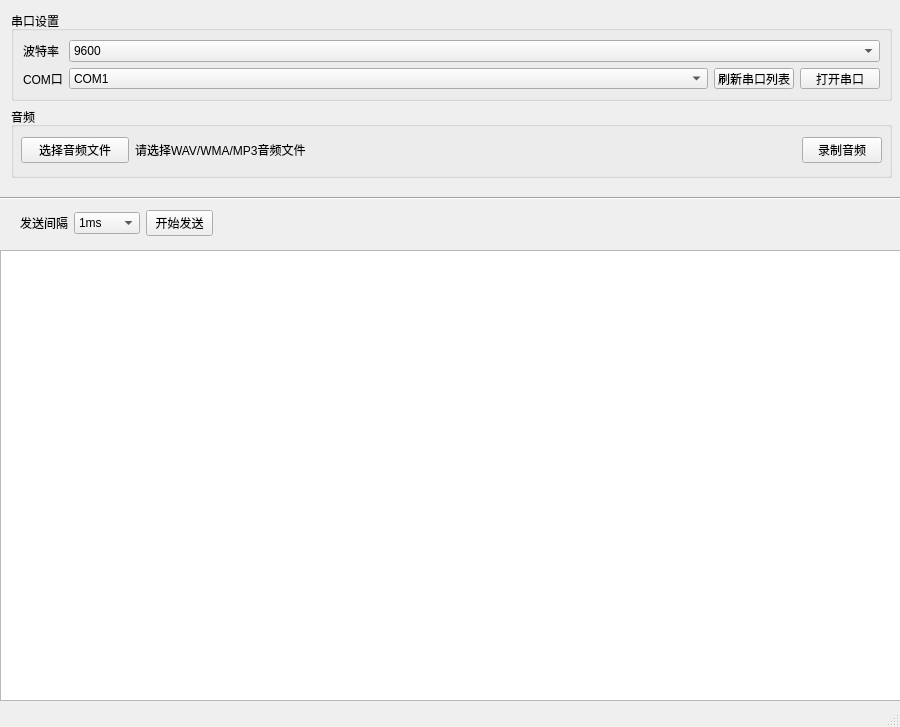
<?xml version="1.0" encoding="UTF-8"?>
<ui version="4.0">
 <class>MainWindow</class>
 <widget class="QMainWindow" name="MainWindow">
  <property name="geometry">
   <rect>
    <x>0</x>
    <y>0</y>
    <width>900</width>
    <height>727</height>
   </rect>
  </property>
  <property name="sizePolicy">
   <sizepolicy hsizetype="Fixed" vsizetype="Preferred">
    <horstretch>0</horstretch>
    <verstretch>0</verstretch>
   </sizepolicy>
  </property>
  <property name="minimumSize">
   <size>
    <width>900</width>
    <height>665</height>
   </size>
  </property>
  <property name="maximumSize">
   <size>
    <width>900</width>
    <height>11111</height>
   </size>
  </property>
  <property name="windowTitle">
   <string>MainWindow</string>
  </property>
  <property name="autoFillBackground">
   <bool>false</bool>
  </property>
  <widget class="QWidget" name="centralwidget">
   <property name="sizePolicy">
    <sizepolicy hsizetype="Preferred" vsizetype="Preferred">
     <horstretch>0</horstretch>
     <verstretch>0</verstretch>
    </sizepolicy>
   </property>
   <property name="minimumSize">
    <size>
     <width>1</width>
     <height>1</height>
    </size>
   </property>
   <property name="maximumSize">
    <size>
     <width>11111111</width>
     <height>11111111</height>
    </size>
   </property>
   <widget class="Line" name="line_2">
    <property name="geometry">
     <rect>
      <x>0</x>
      <y>190</y>
      <width>901</width>
      <height>16</height>
     </rect>
    </property>
    <property name="sizePolicy">
     <sizepolicy hsizetype="MinimumExpanding" vsizetype="Fixed">
      <horstretch>0</horstretch>
      <verstretch>0</verstretch>
     </sizepolicy>
    </property>
    <property name="orientation">
     <enum>Qt::Horizontal</enum>
    </property>
   </widget>
   <widget class="QGroupBox" name="groupBox1">
    <property name="geometry">
     <rect>
      <x>11</x>
      <y>11</y>
      <width>881</width>
      <height>90</height>
     </rect>
    </property>
    <property name="sizePolicy">
     <sizepolicy hsizetype="Minimum" vsizetype="Fixed">
      <horstretch>0</horstretch>
      <verstretch>0</verstretch>
     </sizepolicy>
    </property>
    <property name="autoFillBackground">
     <bool>true</bool>
    </property>
    <property name="title">
     <string>串口设置</string>
    </property>
    <layout class="QHBoxLayout" name="horizontalLayout_2">
     <item>
      <layout class="QGridLayout" name="gridLayout">
       <item row="1" column="1">
        <layout class="QHBoxLayout" name="horizontalLayout">
         <item>
          <widget class="QComboBox" name="comBox">
           <property name="sizePolicy">
            <sizepolicy hsizetype="MinimumExpanding" vsizetype="Fixed">
             <horstretch>0</horstretch>
             <verstretch>0</verstretch>
            </sizepolicy>
           </property>
           <item>
            <property name="text">
             <string>COM1</string>
            </property>
           </item>
           <item>
            <property name="text">
             <string>COM2</string>
            </property>
           </item>
           <item>
            <property name="text">
             <string>COM3</string>
            </property>
           </item>
           <item>
            <property name="text">
             <string>COM4</string>
            </property>
           </item>
           <item>
            <property name="text">
             <string>COM5</string>
            </property>
           </item>
           <item>
            <property name="text">
             <string>COM6</string>
            </property>
           </item>
           <item>
            <property name="text">
             <string>COM7</string>
            </property>
           </item>
           <item>
            <property name="text">
             <string>COM8</string>
            </property>
           </item>
           <item>
            <property name="text">
             <string>COM9</string>
            </property>
           </item>
           <item>
            <property name="text">
             <string>COM10</string>
            </property>
           </item>
           <item>
            <property name="text">
             <string>COM11</string>
            </property>
           </item>
           <item>
            <property name="text">
             <string>COM12</string>
            </property>
           </item>
          </widget>
         </item>
         <item>
          <widget class="QPushButton" name="freshCom">
           <property name="sizePolicy">
            <sizepolicy hsizetype="Fixed" vsizetype="Fixed">
             <horstretch>0</horstretch>
             <verstretch>0</verstretch>
            </sizepolicy>
           </property>
           <property name="cursor">
            <cursorShape>PointingHandCursor</cursorShape>
           </property>
           <property name="text">
            <string>刷新串口列表</string>
           </property>
          </widget>
         </item>
         <item>
          <widget class="QPushButton" name="serialOptBtn">
           <property name="sizePolicy">
            <sizepolicy hsizetype="Fixed" vsizetype="Fixed">
             <horstretch>0</horstretch>
             <verstretch>0</verstretch>
            </sizepolicy>
           </property>
           <property name="cursor">
            <cursorShape>PointingHandCursor</cursorShape>
           </property>
           <property name="text">
            <string>打开串口</string>
           </property>
          </widget>
         </item>
        </layout>
       </item>
       <item row="0" column="0">
        <widget class="QLabel" name="label">
         <property name="sizePolicy">
          <sizepolicy hsizetype="Maximum" vsizetype="Fixed">
           <horstretch>0</horstretch>
           <verstretch>0</verstretch>
          </sizepolicy>
         </property>
         <property name="maximumSize">
          <size>
           <width>60</width>
           <height>60</height>
          </size>
         </property>
         <property name="text">
          <string>波特率</string>
         </property>
        </widget>
       </item>
       <item row="0" column="1">
        <widget class="QComboBox" name="baudrateBox">
         <property name="sizePolicy">
          <sizepolicy hsizetype="MinimumExpanding" vsizetype="Fixed">
           <horstretch>0</horstretch>
           <verstretch>0</verstretch>
          </sizepolicy>
         </property>
         <property name="currentText">
          <string>9600</string>
         </property>
         <item>
          <property name="text">
           <string>9600</string>
          </property>
         </item>
         <item>
          <property name="text">
           <string>19200</string>
          </property>
         </item>
         <item>
          <property name="text">
           <string>38400</string>
          </property>
         </item>
         <item>
          <property name="text">
           <string>57600</string>
          </property>
         </item>
         <item>
          <property name="text">
           <string>115200</string>
          </property>
         </item>
        </widget>
       </item>
       <item row="1" column="0">
        <widget class="QLabel" name="label_2">
         <property name="sizePolicy">
          <sizepolicy hsizetype="Maximum" vsizetype="Fixed">
           <horstretch>0</horstretch>
           <verstretch>0</verstretch>
          </sizepolicy>
         </property>
         <property name="maximumSize">
          <size>
           <width>60</width>
           <height>60</height>
          </size>
         </property>
         <property name="text">
          <string>COM口</string>
         </property>
        </widget>
       </item>
      </layout>
     </item>
    </layout>
   </widget>
   <widget class="QGroupBox" name="groupBox2">
    <property name="geometry">
     <rect>
      <x>11</x>
      <y>107</y>
      <width>881</width>
      <height>71</height>
     </rect>
    </property>
    <property name="sizePolicy">
     <sizepolicy hsizetype="Fixed" vsizetype="Fixed">
      <horstretch>0</horstretch>
      <verstretch>0</verstretch>
     </sizepolicy>
    </property>
    <property name="autoFillBackground">
     <bool>true</bool>
    </property>
    <property name="title">
     <string>音频</string>
    </property>
    <widget class="QWidget" name="layoutWidget">
     <property name="geometry">
      <rect>
       <x>10</x>
       <y>30</y>
       <width>861</width>
       <height>26</height>
      </rect>
     </property>
     <layout class="QGridLayout" name="gridLayout_2">
      <item row="0" column="1">
       <widget class="QLabel" name="wmaFileTxt">
        <property name="sizePolicy">
         <sizepolicy hsizetype="MinimumExpanding" vsizetype="Preferred">
          <horstretch>0</horstretch>
          <verstretch>0</verstretch>
         </sizepolicy>
        </property>
        <property name="text">
         <string>请选择WAV/WMA/MP3音频文件</string>
        </property>
       </widget>
      </item>
      <item row="0" column="0">
       <widget class="QPushButton" name="wmaFileButton">
        <property name="sizePolicy">
         <sizepolicy hsizetype="Preferred" vsizetype="Fixed">
          <horstretch>0</horstretch>
          <verstretch>0</verstretch>
         </sizepolicy>
        </property>
        <property name="minimumSize">
         <size>
          <width>108</width>
          <height>0</height>
         </size>
        </property>
        <property name="cursor">
         <cursorShape>PointingHandCursor</cursorShape>
        </property>
        <property name="mouseTracking">
         <bool>false</bool>
        </property>
        <property name="tabletTracking">
         <bool>false</bool>
        </property>
        <property name="layoutDirection">
         <enum>Qt::RightToLeft</enum>
        </property>
        <property name="autoFillBackground">
         <bool>false</bool>
        </property>
        <property name="text">
         <string>选择音频文件</string>
        </property>
       </widget>
      </item>
      <item row="0" column="2">
       <widget class="QPushButton" name="recordBtn">
        <property name="sizePolicy">
         <sizepolicy hsizetype="Minimum" vsizetype="Fixed">
          <horstretch>0</horstretch>
          <verstretch>0</verstretch>
         </sizepolicy>
        </property>
        <property name="text">
         <string>录制音频</string>
        </property>
       </widget>
      </item>
     </layout>
    </widget>
   </widget>
   <widget class="QListWidget" name="listLog">
    <property name="geometry">
     <rect>
      <x>0</x>
      <y>250</y>
      <width>901</width>
      <height>451</height>
     </rect>
    </property>
    <property name="sizePolicy">
     <sizepolicy hsizetype="MinimumExpanding" vsizetype="MinimumExpanding">
      <horstretch>0</horstretch>
      <verstretch>0</verstretch>
     </sizepolicy>
    </property>
    <property name="maximumSize">
     <size>
      <width>16777215</width>
      <height>16666666</height>
     </size>
    </property>
    <property name="autoFillBackground">
     <bool>false</bool>
    </property>
   </widget>
   <widget class="QWidget" name="layoutWidget">
    <property name="geometry">
     <rect>
      <x>20</x>
      <y>210</y>
      <width>193</width>
      <height>26</height>
     </rect>
    </property>
    <layout class="QHBoxLayout" name="horizontalLayout_3">
     <item>
      <widget class="QLabel" name="label_3">
       <property name="text">
        <string>发送间隔</string>
       </property>
      </widget>
     </item>
     <item>
      <widget class="QComboBox" name="sendDurationBox">
       <item>
        <property name="text">
         <string>1ms</string>
        </property>
       </item>
       <item>
        <property name="text">
         <string>5ms</string>
        </property>
       </item>
       <item>
        <property name="text">
         <string>10ms</string>
        </property>
       </item>
       <item>
        <property name="text">
         <string>15ms</string>
        </property>
       </item>
       <item>
        <property name="text">
         <string>20ms</string>
        </property>
       </item>
       <item>
        <property name="text">
         <string>50ms</string>
        </property>
       </item>
       <item>
        <property name="text">
         <string>100ms</string>
        </property>
       </item>
      </widget>
     </item>
     <item>
      <widget class="QPushButton" name="sendButton">
       <property name="sizePolicy">
        <sizepolicy hsizetype="MinimumExpanding" vsizetype="Fixed">
         <horstretch>0</horstretch>
         <verstretch>0</verstretch>
        </sizepolicy>
       </property>
       <property name="cursor">
        <cursorShape>PointingHandCursor</cursorShape>
       </property>
       <property name="mouseTracking">
        <bool>false</bool>
       </property>
       <property name="text">
        <string>开始发送</string>
       </property>
      </widget>
     </item>
    </layout>
   </widget>
  </widget>
  <widget class="QStatusBar" name="statusbar"/>
 </widget>
 <resources/>
 <connections/>
</ui>
